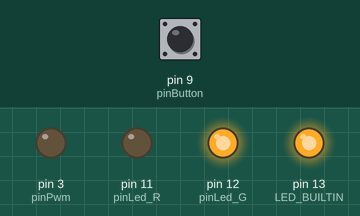
Simulated run of this sketch. Board: Arduino Uno, built with avr-gcc and run on an emulated ATmega328P. On the bench: output pins drawn as LEDs (lit = HIGH). Dashed ring = blinking. The inputs (shaded band) are chosen by the test bench; at power-on: pin 9 (pinButton) HIGH.

Above: at 1.2 s.
1.3 s: pin 9 (pinButton) pulled LOW for 0.15 s
At 2.8 s:
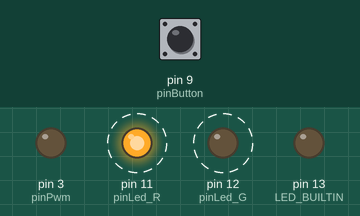
At 6.0 s:
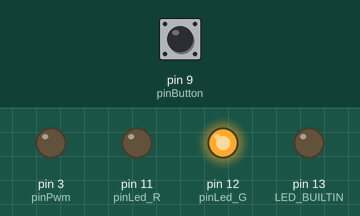
Timing chart, 0 to 7.5 s (numbered marks = the images above; inputs shaded):
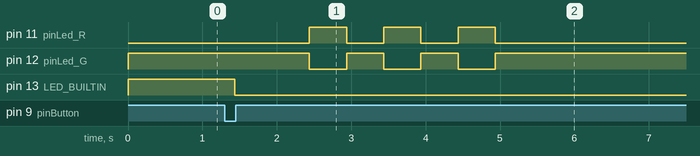

Measured:
- after the input at 1.3 s, pin 11 (pinLed_R): alternates HIGH for 0.50 s and LOW for 0.50 s, 6 changes in all, then stays LOW, starting after 1.1 s; pin 12 (pinLed_G): alternates HIGH for 0.50 s and LOW for 0.50 s, 6 changes in all, then stays HIGH, starting after 1.1 s; pin 13 (LED_BUILTIN): HIGH → LOW after 0.14 s

The sketch:

Arduino-PWM.ino
```cpp
/*
  PWM for нихромового резака
*/

#include "debounce.c"

const int pinButton = 9;
const int pinLed_R = 11;
const int pinLed_G = 12;
const int pinPwm = 3;
bool pwmOn = false;
const int pwmLevelDefault = 15;  // 0..255
int pwmLevel = pwmLevelDefault;
unsigned long longPressTime;
bool longPress;
struct debounce_t debounce_t = { 0, 1 };


void setup() {
  // PWM setup, see https://etechnophiles.com/change-frequency-pwm-pins-arduino-uno/

  // changing PWM frequency on D3 & D11 pins
  // TCCR2B = TCCR2B & B11111000 | B00000001; // 31372.55 Hz
  // TCCR2B = TCCR2B & B11111000 | B00000010; // 3921.16 Hz
  // TCCR2B = TCCR2B & B11111000 | B00000011; // 980.39 Hz
  // TCCR2B = TCCR2B & B11111000 | B00000100; // 490.20 Hz (default)

  pinMode(LED_BUILTIN, OUTPUT);
  pinMode(pinButton, INPUT_PULLUP);
  pinMode(pinLed_R, OUTPUT);
  pinMode(pinLed_G, OUTPUT);
  pinMode(pinPwm, OUTPUT);

  digitalWrite(pinLed_G, HIGH);
}


void btnPress() {
  longPressTime = millis() + 1000;
}

void btnRelease() {
  if (!longPress) {
    pwmOn = !pwmOn;

    digitalWrite(pinLed_R, pwmOn);
    digitalWrite(pinLed_G, !pwmOn);
    analogWrite(pinPwm, pwmOn ? pwmLevel : 0);
  }
  longPress = false;
}


// the loop routine runs over and over again forever:
void loop() {

  // read and debounce button
  int reading = digitalRead(pinButton);
  debounce(&debounce_t, reading, btnRelease, btnPress);

  if (debounce_t.on) {
    digitalWrite(LED_BUILTIN, HIGH);
  } else {
    digitalWrite(LED_BUILTIN, LOW);
    unsigned long clk = millis();
    if (clk > longPressTime) {
      longPress = true;
      if (pwmOn) {
        longPressTime = clk + 1000;
        // increase pwmLevel, blink Green LED & beep PWM
        analogWrite(pinPwm, ++pwmLevel);
        TCCR2B = TCCR2B & B11111000 | B00000011;  // 980.39 Hz
        digitalWrite(pinLed_R, 0);
        digitalWrite(pinLed_G, 1);
        delay(300);
        TCCR2B = TCCR2B & B11111000 | B00000100;  // 490.20 Hz (default)
        digitalWrite(pinLed_R, 1);
        digitalWrite(pinLed_G, 0);
      } else {
        longPressTime = clk + 10000;
        // reset pwmLevel, blink Red/Green LED 3 times
        pwmLevel = pwmLevelDefault;
        for (int i = 0; i < 3; i++) {
          digitalWrite(pinLed_R, 1);
          digitalWrite(pinLed_G, 0);
          delay(500);
          digitalWrite(pinLed_R, 0);
          digitalWrite(pinLed_G, 1);
          delay(500);
        }
      }
    }
  }
}
```

debounce.c
```cpp
#include "debounce.h"

void debounce(struct debounce_t *d, int input, void (*on)(), void (*off)())
{
    const int MAX = 5000;
    const int THRESHOLD = 4000;

    d->val += 2 * input - 1;
    if (d->val > MAX)
        d->val = MAX;
    if (d->val < -MAX)
        d->val = -MAX;

    if (d->val == THRESHOLD && !d->on)
    {
        d->on = 1;
        on();
    }
    if (d->val == -THRESHOLD && d->on)
    {
        d->on = 0;
        off();
    }
}
```

debounce.h
```cpp
#include <stdbool.h>

struct debounce_t
{
    int val;
    bool on;
};
```
